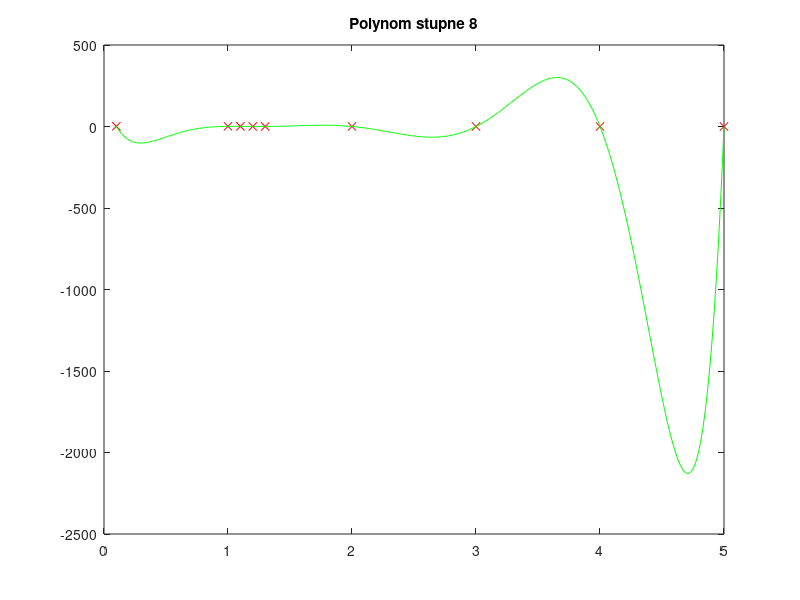

The MATLAB source for this figure:
%interpolace polynomem

%zadana (zmerena) x a y
x=[0.1 1 1.1 1.2 1.3 2    3    4    5   ];
y=[1   1 0.9 0.2 0.1 0.01 0.01 0.01 0.01];

%v techto bodech chceme spocitat interpolaci
xToPrint=0.1:0.01:5;

%sestrojime vandermondovu matici
matice=vander(x);

%resime soustavu matice * koeficienty = y
koeficienty=matice\y';

%spoctememe si hodnoty v xToPrint
yToPrint=polyval(koeficienty,xToPrint);

%zobrazime originalni data jako cervene krizky a navic interpolaci jako caru
plot(x,y,'rx',xToPrint,yToPrint,'g-');
title('Polynom stupne 8');
